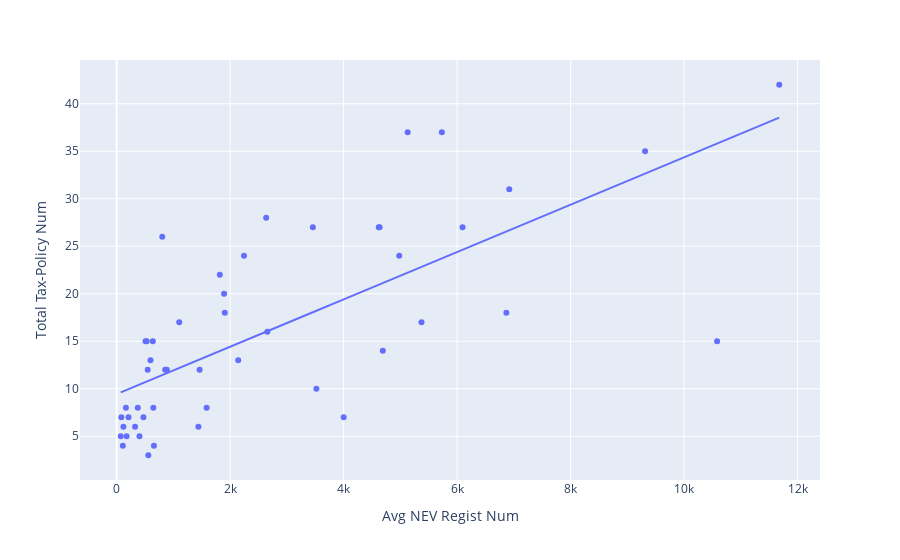

The cell this chart's notebook holds for it:
### Code cell
fig = px.scatter(new, x="Avg NEV Regist Num", y="Total Tax-Policy Num", trendline="ols")
fig.show()

### Figure 1 — Plotly figure (JSON) as saved in the notebook; plotly's stock layout.template omitted (floating-point values rounded to 4 significant figures)
{"data": [{"hovertemplate": "Avg NEV Regist Num=%{x}<br>Total Tax-Policy Num=%{y}<extra></extra>", "legendgroup": "", "marker": {"color": "#636efa", "symbol": "circle"}, "mode": "markers", "name": "", "orientation": "v", "showlegend": false, "type": "scatter", "x": [646, 119.2, 4980.0, 324.5, 5731.0, 2635, 546.8, 10580.0, 4001, 2143.0, 372.5, 5372.0, 1462.0, 595.8, 656.5, 557.8, 471.5, 637.5, 4634.0, 6096.0, 2656.0, 2244.0, 175.5, 1585.0, 208.5, 402.5, 1893.0, 855.8, 6919, 528.8, 11677, 3458.0, 72, 3520, 1103.0, 5128.0, 4690.0, 508.2, 884, 109.2, 1440.0, 6868.0, 1906.0, 803.5, 4619, 9313.0, 163, 1818, 82], "xaxis": "x", "y": [8, 6, 24, 6, 37, 28, 12, 15, 7, 13, 8, 17, 12, 13, 4, 3, 7, 15, 27, 27, 16, 24, 5, 8, 7, 5, 20, 12, 31, 15, 42, 27, 5, 10, 17, 37, 14, 15, 12, 4, 6, 18, 18, 26, 27, 35, 8, 22, 7], "yaxis": "y"}, {"hovertemplate": "<b>OLS trendline</b><br>Total Tax-Policy Num = 0.00249243 * Avg NEV Regist Num + 9.43854<br>R<sup>2</sup>=0.505343<br><br>Avg NEV Regist Num=%{x}<br>Total Tax-Policy Num=%{y} <b>(trend)</b><extra></extra>", "legendgroup": "", "marker": {"color": "#636efa", "symbol": "circle"}, "mode": "lines", "name": "", "showlegend": false, "type": "scatter", "x": [72, 82, 109.2, 119.2, 163, 175.5, 208.5, 324.5, 372.5, 402.5, 471.5, 508.2, 528.8, 546.8, 557.8, 595.8, 637.5, 646, 656.5, 803.5, 855.8, 884, 1103.0, 1440.0, 1462.0, 1585.0, 1818, 1893.0, 1906.0, 2143.0, 2244.0, 2635, 2656.0, 3458.0, 3520, 4001, 4619, 4634.0, 4690.0, 4980.0, 5128.0, 5372.0, 5731.0, 6096.0, 6868.0, 6919, 9313.0, 10580.0, 11677], "xaxis": "x", "y": [9.618, 9.643, 9.711, 9.736, 9.845, 9.876, 9.958, 10.25, 10.37, 10.44, 10.61, 10.71, 10.76, 10.8, 10.83, 10.92, 11.03, 11.05, 11.07, 11.44, 11.57, 11.64, 12.19, 13.03, 13.08, 13.39, 13.97, 14.16, 14.19, 14.78, 15.03, 16.01, 16.06, 18.06, 18.21, 19.41, 20.95, 20.99, 21.13, 21.85, 22.22, 22.83, 23.72, 24.63, 26.56, 26.68, 32.65, 35.81, 38.54], "yaxis": "y"}], "layout": {"autosize": true, "legend": {"tracegroupgap": 0}, "margin": {"t": 60}, "xaxis": {"anchor": "y", "autorange": true, "domain": [0, 1], "range": [-643.2, 12390.0], "title": {"text": "Avg NEV Regist Num"}, "type": "linear"}, "yaxis": {"anchor": "x", "autorange": true, "domain": [0, 1], "range": [-0.01969, 45.02], "title": {"text": "Total Tax-Policy Num"}, "type": "linear"}}}
